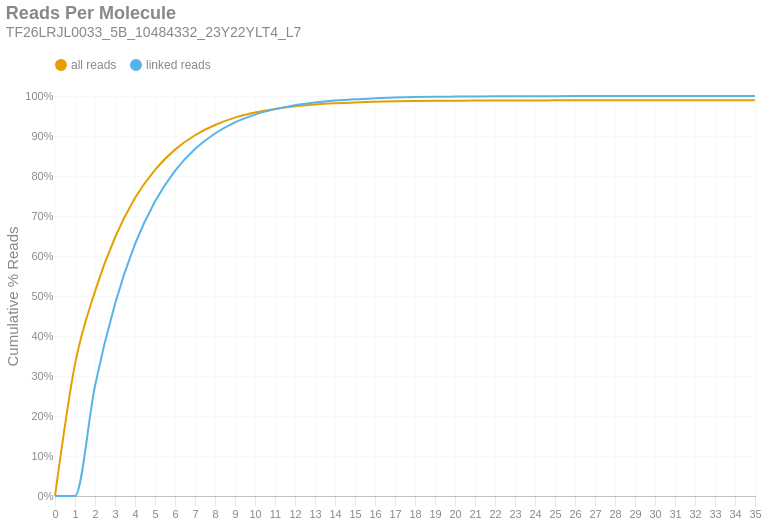

Notebook cell for this chart:
### Markdown cell above
### Reads per Molecule
This chart shows the cumulative distribution of the number of reads per linked molecule. That is, how many alignments are associated with a unique molecule. This excludes the number of reads associated with invalid or absent linked-read barcodes. The `linked` histogram is the percentages recalculated when disregarding singletons.

### Code cell
if SKIPLR:
    print_html(f"Skipped")
else:
    counts = np.bincount(valids['reads'].cast(pl.Int64).to_numpy())
    weighted = counts * np.arange(len(counts))
    all_perc = weighted / n_reads
    linked_perc = weighted / n_linked_reads
    linked_perc[1] = 0
    binned_df = pl.DataFrame({
        'readsper': list(range(len(counts))),
        'all reads (cumsum)': np.cumsum(all_perc).tolist(),
        'linked reads (cumsum)': np.cumsum(linked_perc).tolist(),
    })

    with SafeRender(binned_df):
        (
            density_plot(binned_df, 'Reads Per Molecule', samplename, 'readspmol')
            .encode(
                x=alt.X('readsper:O', title=None).axis(labelAngle=0).scale(padding=0),
                y=alt.Y('value:Q', title='Cumulative % Reads').axis(format='%').stack(False),
                color=alt.Color("key:N").scale(domain=["all reads", "linked reads"]),
                tooltip=[
                    alt.Tooltip("key:N", title="Data Type"),
                    alt.Tooltip("readsper:O", title="Reads Per Molecule"),
                    alt.Tooltip("value:Q", format=".2%", title="% Reads (Cum.)")
                ]            
            )
        ).display()

### Figure 1 — Vega-Lite specification as saved in the notebook (floating-point values rounded to 4 significant figures)
{"width": "container", "height": 400, "config": {"title": {"anchor": "start", "dy": -15, "fontSize": 18, "color": "#888888", "subtitleColor": "#888888", "subtitleFontSize": 14}, "arc": {"fill": "#0072B2"}, "axis": {"domainColor": "#888888", "domainWidth": 0.5, "gridWidth": 0.2, "grid": false, "titleFontWeight": 400, "titleFontSize": 15, "labelFontSize": 11, "labelColor": "#888888", "tickColor": "#888888", "tickWidth": 0.2, "titleColor": "#888888"}, "axisBand": {"grid": false}, "axisX": {"grid": true, "tickSize": 10, "domainCap": "round"}, "axisY": {"domain": false, "grid": true, "tickSize": 0, "domainCap": "round"}, "background": "transparent", "header": {"labelFontSize": 15, "labelColor": "#888888", "titleFontSize": 15, "titleFontWeight": 600, "titleColor": "#888888"}, "legend": {"labelFont": "sans-serif", "labelFontSize": 12, "labelColor": "#888888", "symbolSize": 100, "symbolType": "circle", "titleFontSize": 12, "titlePadding": 10, "titleColor": "#888888", "title": null, "orient": "top"}, "range": {"category": ["#E69F00", "#56B4E9", "#009E73", "#F0E442", "#0072B2", "#D55E00", "#CC79A7", "#000000"], "diverging": ["#cfe8f3", "#a2d4ec", "#73bfe2", "#46abdb", "#1696d2", "#12719e"]}, "area": {"fill": "#0072B2", "fillOpacity": 0.7, "line": true, "strokeOpacity": 0.7}, "line": {"color": "#0072B2", "stroke": "#0072B2", "strokeWidth": 2}, "trail": {"color": "#0072B2", "stroke": "#0072B2", "strokeWidth": 0, "size": 1}, "point": {"filled": true, "fillOpacity": 1.0, "size": 95}, "text": {"color": "#888888", "fontSize": 11, "align": "right", "fontWeight": 400, "size": 11}, "bar": {"fill": "#0072B2", "stroke": null}, "view": {"stroke": null, "continuousWidth": 660, "continuousHeight": 400}}, "data": {"name": "data-bfbed25228dca566e72ae5a5e325e972"}, "mark": {"type": "line", "interpolate": "monotone", "point": {"opacity": 0, "size": 275}}, "encoding": {"color": {"field": "key", "scale": {"domain": ["all reads", "linked reads"]}, "type": "nominal"}, "tooltip": [{"field": "key", "title": "Data Type", "type": "nominal"}, {"field": "readsper", "title": "Reads Per Molecule", "type": "ordinal"}, {"field": "value", "format": ".2%", "title": "% Reads (Cum.)", "type": "quantitative"}], "x": {"axis": {"labelAngle": 0}, "field": "readsper", "scale": {"padding": 0}, "title": null, "type": "ordinal"}, "y": {"axis": {"format": "%"}, "field": "value", "stack": false, "title": "Cumulative % Reads", "type": "quantitative"}}, "params": [{"name": "param_c36ac31b6afebe62", "select": {"type": "point", "fields": ["key"]}, "bind": "legend"}], "title": {"text": "Reads Per Molecule", "subtitle": "TF26LRJL0033_5B_10484332_23Y22YLT4_L7"}, "transform": [{"fold": ["all reads (cumsum)", "linked reads (cumsum)"]}, {"calculate": "replace(datum.key, ' (cumsum)', '')", "as": "key"}, {"filter": {"param": "param_c36ac31b6afebe62"}}], "usermeta": {"embedOptions": {"downloadFileName": "TF26LRJL0033_5B_10484332_23Y22YLT4_L7.readspmol"}}, "$schema": "https://vega.github.io/schema/vega-lite/v6.4.1.json", "datasets": {"data-bfbed25228dca566e72ae5a5e325e972": [{"readsper": 0, "all reads (cumsum)": 0.0, "linked reads (cumsum)": 0.0}, {"readsper": 1, "all reads (cumsum)": 0.3298, "linked reads (cumsum)": 0.0}, {"readsper": 2, "all reads (cumsum)": 0.5115, "linked reads (cumsum)": 0.2755}, {"readsper": 3, "all reads (cumsum)": 0.6463, "linked reads (cumsum)": 0.4798}, {"readsper": 4, "all reads (cumsum)": 0.7449, "linked reads (cumsum)": 0.6295}, {"readsper": 5, "all reads (cumsum)": 0.8154, "linked reads (cumsum)": 0.7363}, {"readsper": 6, "all reads (cumsum)": 0.8659, "linked reads (cumsum)": 0.813}, {"readsper": 7, "all reads (cumsum)": 0.9019, "linked reads (cumsum)": 0.8675}, {"readsper": 8, "all reads (cumsum)": 0.9275, "linked reads (cumsum)": 0.9063}, {"readsper": 9, "all reads (cumsum)": 0.9459, "linked reads (cumsum)": 0.9342}, {"readsper": 10, "all reads (cumsum)": 0.9586, "linked reads (cumsum)": 0.9535}, {"readsper": 11, "all reads (cumsum)": 0.9676, "linked reads (cumsum)": 0.9672}, {"readsper": 12, "all reads (cumsum)": 0.9741, "linked reads (cumsum)": 0.977}, {"readsper": 13, "all reads (cumsum)": 0.9785, "linked reads (cumsum)": 0.9837}, {"readsper": 14, "all reads (cumsum)": 0.9817, "linked reads (cumsum)": 0.9886}, {"readsper": 15, "all reads (cumsum)": 0.984, "linked reads (cumsum)": 0.992}, {"readsper": 16, "all reads (cumsum)": 0.9855, "linked reads (cumsum)": 0.9942}, {"readsper": 17, "all reads (cumsum)": 0.9867, "linked reads (cumsum)": 0.9961}, {"readsper": 18, "all reads (cumsum)": 0.9875, "linked reads (cumsum)": 0.9972}, {"readsper": 19, "all reads (cumsum)": 0.988, "linked reads (cumsum)": 0.998}, {"readsper": 20, "all reads (cumsum)": 0.9883, "linked reads (cumsum)": 0.9985}, {"readsper": 21, "all reads (cumsum)": 0.9886, "linked reads (cumsum)": 0.9989}, {"readsper": 22, "all reads (cumsum)": 0.9888, "linked reads (cumsum)": 0.9993}, {"readsper": 23, "all reads (cumsum)": 0.9889, "linked reads (cumsum)": 0.9995}, {"readsper": 24, "all reads (cumsum)": 0.989, "linked reads (cumsum)": 0.9995}, {"readsper": 25, "all reads (cumsum)": 0.9891, "linked reads (cumsum)": 0.9997}, {"readsper": 26, "all reads (cumsum)": 0.9891, "linked reads (cumsum)": 0.9998}, {"readsper": 27, "all reads (cumsum)": 0.9892, "linked reads (cumsum)": 0.9998}, {"readsper": 28, "all reads (cumsum)": 0.9892, "linked reads (cumsum)": 0.9999}, {"readsper": 29, "all reads (cumsum)": 0.9892, "linked reads (cumsum)": 0.9999}, {"readsper": 30, "all reads (cumsum)": 0.9892, "linked reads (cumsum)": 0.9999}, {"readsper": 31, "all reads (cumsum)": 0.9892, "linked reads (cumsum)": 0.9999}, {"readsper": 32, "all reads (cumsum)": 0.9893, "linked reads (cumsum)": 1.0}, {"readsper": 33, "all reads (cumsum)": 0.9893, "linked reads (cumsum)": 1.0}, {"readsper": 34, "all reads (cumsum)": 0.9893, "linked reads (cumsum)": 1.0}, {"readsper": 35, "all reads (cumsum)": 0.9893, "linked reads (cumsum)": 1.0}]}}
